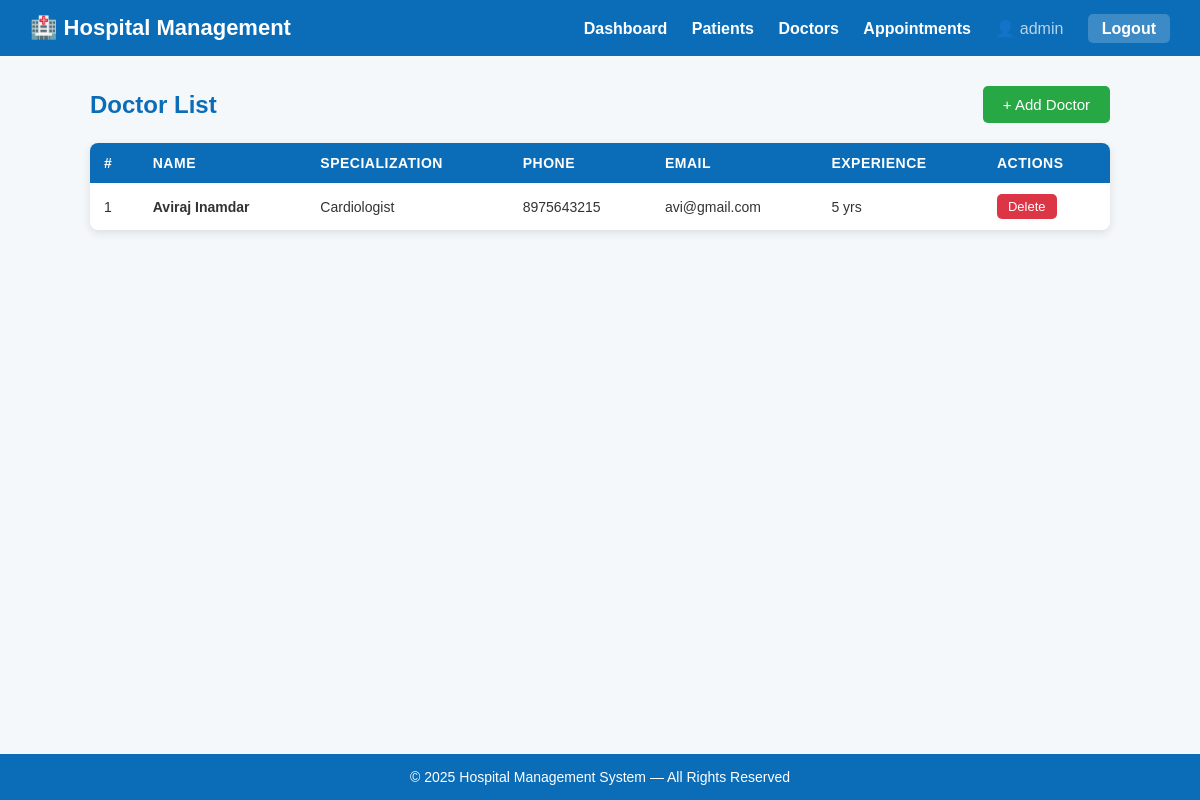
Screenshot of /doctors/ (signed in) with the database file from the repository.
### hospital/models.py (models this page shows, shortened)
class Doctor(models.Model):
    SPECIALIZATION_CHOICES = [
        ('Cardiologist', 'Cardiologist'),
        ('Neurologist', 'Neurologist'),
        ('Orthopedic', 'Orthopedic'),
        ('Dermatologist', 'Dermatologist'),
        ('Pediatrician', 'Pediatrician'),
        ('General Physician', 'General Physician'),
        ('Ophthalmologist', 'Ophthalmologist'),
        ('ENT Specialist', 'ENT Specialist'),
        ('Gynecologist', 'Gynecologist'),
        ('Psychiatrist', 'Psychiatrist'),
        ('Surgeon', 'Surgeon'),
        ('Other', 'Other'),
    ]
    name = models.CharField(max_length=150)
    specialization = models.CharField(max_length=150, choices=SPECIALIZATION_CHOICES)
    phone = models.CharField(max_length=20, blank=True)
    email = models.EmailField(blank=True)
    experience = models.PositiveIntegerField(default=0)
    class Meta:
        ordering = ['-id']

### hospital/views.py (the view)
# urls.py: path('doctors/', views.doctors, name='doctors'),
@login_required
def doctors(request):
    qs = Doctor.objects.all()
    return render(request, 'hospital/doctors.html', {'doctors': qs})

### hospital/templates/hospital/doctors.html (shortened to what this page needs)
{% extends 'hospital/base.html' %}
{% block content %}
<div class="container" style="padding-bottom:30px;">
    <div class="page-header">
        <h2>Doctor List</h2>
        <a href="{% url 'add_doctor' %}" class="btn btn-success">+ Add Doctor</a>
    </div>
    {% if doctors %}
    <table>
        <tr>
            <th>#</th><th>Name</th><th>Specialization</th><th>Phone</th><th>Email</th><th>Experience</th><th>Actions</th>
        </tr>
        {% for d in doctors %}
        <tr>
            <td>{{ d.id }}</td>
            <td><strong>{{ d.name }}</strong></td>
            <td>{{ d.specialization }}</td>
            <td>{{ d.phone }}</td>
            <td>{{ d.email }}</td>
            <td>{{ d.experience }} yrs</td>
            <td>
                <div class="action-btns">
                    <a href="{% url 'delete_doctor' d.id %}" class="btn btn-danger btn-sm"
                       onclick="return confirm('Remove this doctor?')">Delete</a>
                </div>
            </td>
        </tr>
        {% endfor %}
    </table>
    {% else %}
    <div class="empty-state">No doctors added yet.</div>
    {% endif %}
</div>
{% endblock %}

### hospital/templates/hospital/base.html (shortened to what this page needs)
{% load static %}
<!DOCTYPE html>
<html lang="en">
<head>
    <link rel="stylesheet" href="{% static 'hospital/style.css' %}">
</head>
<body>
<div class="navbar">
    <h2>🏥 Hospital Management</h2>
    <div>
        <a href="{% url 'dashboard' %}">Dashboard</a>
        <a href="{% url 'patients' %}">Patients</a>
        <a href="{% url 'doctors' %}">Doctors</a>
        <a href="{% url 'appointments' %}">Appointments</a>
        {% if user.is_authenticated %}
            <span style="color:rgba(255,255,255,0.7); margin-left:20px;">👤 {{ user.username }}</span>
            <a href="{% url 'logout' %}" class="logout-btn">Logout</a>
        {% endif %}
    </div>
</div>
{% block content %}{% endblock %}
<div class="footer">
    &copy; 2025 Hospital Management System — All Rights Reserved
</div>
</body>
</html>

### hospital/static/hospital/style.css (style rules this page uses)
* { margin: 0; padding: 0; box-sizing: border-box; font-family: Arial, Helvetica, sans-serif; }
body { background: #f4f8fb; color: #333; min-height: 100vh; display: flex; flex-direction: column; }
.navbar { background: #0b6db7; color: white; padding: 15px 30px; display: flex; justify-content: space-between; align-items: center; }
.navbar h2 { font-size: 22px; }
.navbar a { color: white; text-decoration: none; margin-left: 20px; font-weight: bold; }
.navbar .logout-btn { background: rgba(255,255,255,0.2); padding: 6px 14px; border-radius: 5px; margin-left: 20px; }
.container { width: 85%; margin: auto; margin-top: 30px; flex: 1; }
.page-header { display: flex; justify-content: space-between; align-items: center; margin-bottom: 20px; }
.page-header h2 { color: #0b6db7; }
button, .btn { background: #0b6db7; color: white; border: none; padding: 10px 20px; border-radius: 5px; cursor: pointer; font-size: 15px; text-decoration: none; display: inline-block; }
.btn-success { background: #28a745; }
.btn-danger { background: #dc3545; }
.btn-sm { padding: 5px 11px; font-size: 13px; }
table { width: 100%; border-collapse: collapse; margin-top: 10px; background: white; box-shadow: 0 3px 10px rgba(0,0,0,0.1); border-radius: 8px; overflow: hidden; }
table th { background: #0b6db7; color: white; padding: 12px 14px; text-align: left; font-size: 14px; text-transform: uppercase; letter-spacing: 0.5px; }
table td { padding: 11px 14px; border-bottom: 1px solid #eee; font-size: 14px; }
table tr:last-child td { border-bottom: none; }
.action-btns { display: flex; gap: 6px; flex-wrap: wrap; }
.footer { background: #0b6db7; color: white; text-align: center; padding: 15px; margin-top: auto; font-size: 14px; }

### rows the page displays
Doctor: id "1", name "Aviraj Inamdar", specialization "Cardiologist", phone "8975643215", email "avi@gmail.com", experience "5"

### other values shown
{{ user.username }} "admin"
